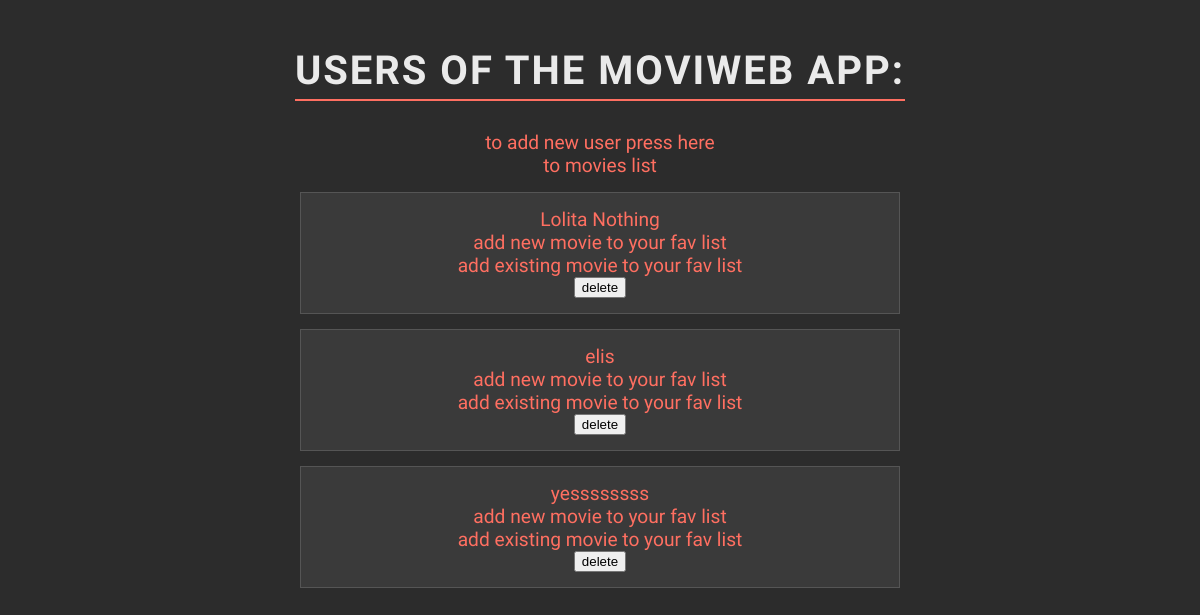
/users, run on an earlier commit of the app's database.
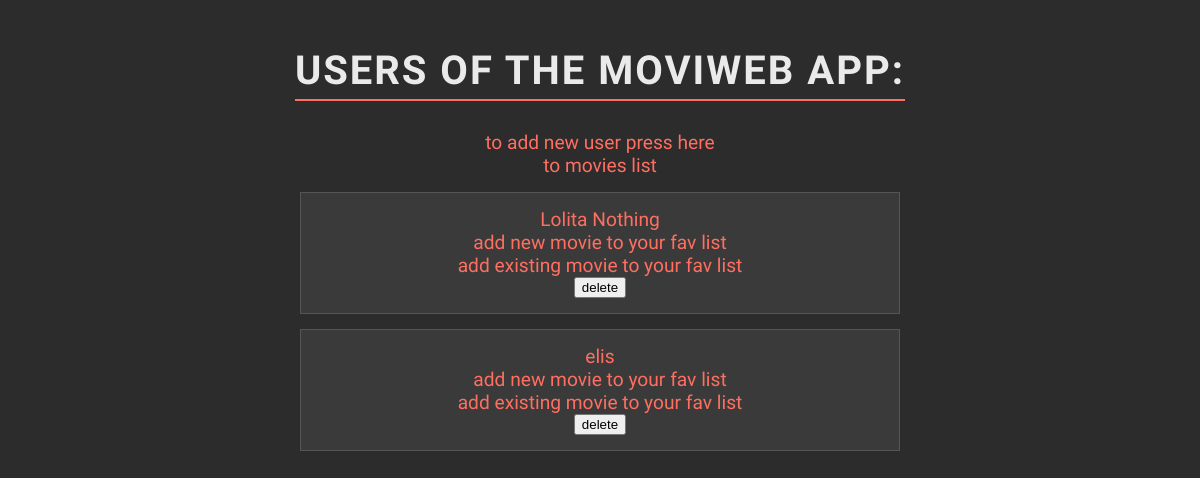
And on a later commit of the database.
### data_models.py (models this page shows, shortened)
class User(db.Model):
    __tablename__ = 'users'
    user_id = db.Column(db.Integer, primary_key=True, autoincrement=True)
    user_name = db.Column(db.String(100), nullable=False)
    movies = relationship('Movie', secondary=user_movies, back_populates='users')

### app.py (the view)
@app.route('/users', methods=['GET'])
def list_users():
    users = data_manager.list_all_users()
    return render_template('users.html', users=users)

### datamanager/sqlite_data_manager.py (called while the page is built)
    def list_all_users(self):
        with self.app.app_context():
            return self.db.session.query(User).all()

### templates/users.html (shortened to what this page needs)
<!DOCTYPE html>
<html lang="en">
<head>
</head>
<body>
    <h1>users of the MoviWeb App:</h1>
    <div>
        <a href="{{ url_for('add_user') }}">to add new user press here</a> <br>
        <a href="{{ url_for('list_movies') }}"> to movies list</a>
    </div>
    {% if users %}
        <ul>
            {% for user in users %}
            <li>
                <a href="/users/{{ user.user_id }}">{{ user.user_name }}</a> <br>
                <a href="{{ url_for('add_new_movie_to_user', user_id=user.user_id) }}">add new movie to your fav list</a><br>
                <a href="{{ url_for('add_existing_movie_to_user', user_id=user.user_id) }}">add existing movie to your fav list</a><br>
                <form id="delete-form-{{ user.user_id }}" action="{{ url_for('delete_user', user_id=user.user_id) }}"
                      method="POST" style="display: inline;">
                    <button type="button" onclick="confirmDeletion({{ user.user_id }})">delete</button>
                </form>
            </li>
            {% endfor %}
        </ul>
    {% else %}
        <p>no users found in dataBase</p>
    {% endif %}
</body>
</html>

What changed in the data, as far as the page shows it:
removed User: user_name "yessssssss"
